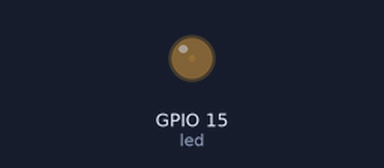
A sketch run on a simulated ESP32. On the bench: output pins drawn as LEDs (lit = HIGH).

Above: at 0.05 s.
At 1.15 s:
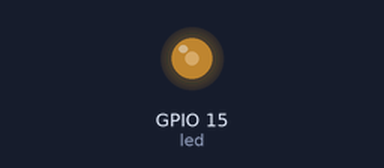
At 2.3 s:
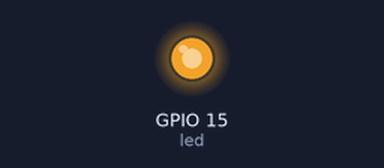
At 4.6 s:
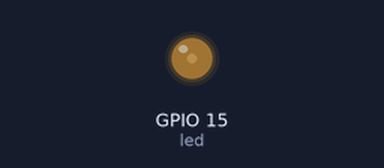
Timing chart, 0 to 6.6 s (numbered marks = the images above):
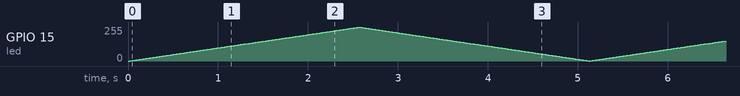

The sketch:

Task-2.0.2.ino
```cpp
/*
Author: Sanjana Vani V
Date: 01-03-2026
Board: ESP32
Description: Breathing LED using LEDC
*/

const int led = 15;
unsigned long lastmillis = 0;
int brightness = 0;
int i = 1;

void setup() {
  ledcAttach(led, 1000, 8);
}

void loop() {
  unsigned long currentmillis = millis();

  if (currentmillis - lastmillis >= 10) {
    lastmillis = currentmillis;

    ledcWrite(led, brightness);
    brightness = brightness+i;

    if (brightness <= 0 || brightness >= 255) {
      i*=-1;
    }
  }
}

/*
LED Connections:
Anode - Pin 15
Cathode - Ground via 330 Ohm Resistor
*/
```
